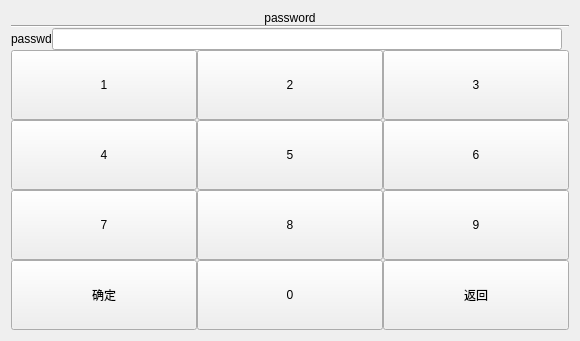
<?xml version="1.0" encoding="UTF-8"?>
<ui version="4.0">
 <class>passwd</class>
 <widget class="QWidget" name="passwd">
  <property name="geometry">
   <rect>
    <x>0</x>
    <y>0</y>
    <width>580</width>
    <height>341</height>
   </rect>
  </property>
  <property name="windowTitle">
   <string>Form</string>
  </property>
  <layout class="QGridLayout" name="gridLayout_2">
   <item row="0" column="0">
    <layout class="QVBoxLayout" name="verticalLayout" stretch="0,0,0,1,0">
     <property name="spacing">
      <number>0</number>
     </property>
     <item>
      <widget class="QLabel" name="label_title">
       <property name="sizePolicy">
        <sizepolicy hsizetype="Expanding" vsizetype="Maximum">
         <horstretch>0</horstretch>
         <verstretch>0</verstretch>
        </sizepolicy>
       </property>
       <property name="text">
        <string>password</string>
       </property>
       <property name="alignment">
        <set>Qt::AlignCenter</set>
       </property>
      </widget>
     </item>
     <item>
      <widget class="Line" name="line">
       <property name="orientation">
        <enum>Qt::Horizontal</enum>
       </property>
      </widget>
     </item>
     <item>
      <layout class="QHBoxLayout" name="horizontalLayout_2">
       <item>
        <widget class="QLabel" name="label_caution">
         <property name="sizePolicy">
          <sizepolicy hsizetype="Preferred" vsizetype="Maximum">
           <horstretch>0</horstretch>
           <verstretch>0</verstretch>
          </sizepolicy>
         </property>
         <property name="text">
          <string>passwd</string>
         </property>
        </widget>
       </item>
       <item>
        <widget class="QLineEdit" name="lineEdit">
         <property name="sizePolicy">
          <sizepolicy hsizetype="Expanding" vsizetype="Maximum">
           <horstretch>0</horstretch>
           <verstretch>0</verstretch>
          </sizepolicy>
         </property>
        </widget>
       </item>
       <item>
        <widget class="QLabel" name="label_unit">
         <property name="sizePolicy">
          <sizepolicy hsizetype="Preferred" vsizetype="Maximum">
           <horstretch>0</horstretch>
           <verstretch>0</verstretch>
          </sizepolicy>
         </property>
         <property name="text">
          <string/>
         </property>
        </widget>
       </item>
      </layout>
     </item>
     <item>
      <layout class="QGridLayout" name="gridLayout">
       <item row="0" column="0">
        <widget class="QPushButton" name="b_1">
         <property name="sizePolicy">
          <sizepolicy hsizetype="Minimum" vsizetype="Minimum">
           <horstretch>0</horstretch>
           <verstretch>0</verstretch>
          </sizepolicy>
         </property>
         <property name="text">
          <string>1</string>
         </property>
        </widget>
       </item>
       <item row="0" column="1">
        <widget class="QPushButton" name="b_2">
         <property name="sizePolicy">
          <sizepolicy hsizetype="Minimum" vsizetype="Minimum">
           <horstretch>0</horstretch>
           <verstretch>0</verstretch>
          </sizepolicy>
         </property>
         <property name="text">
          <string>2</string>
         </property>
        </widget>
       </item>
       <item row="0" column="2">
        <widget class="QPushButton" name="b_3">
         <property name="sizePolicy">
          <sizepolicy hsizetype="Minimum" vsizetype="Minimum">
           <horstretch>0</horstretch>
           <verstretch>0</verstretch>
          </sizepolicy>
         </property>
         <property name="text">
          <string>3</string>
         </property>
        </widget>
       </item>
       <item row="1" column="0">
        <widget class="QPushButton" name="b_4">
         <property name="sizePolicy">
          <sizepolicy hsizetype="Minimum" vsizetype="Minimum">
           <horstretch>0</horstretch>
           <verstretch>0</verstretch>
          </sizepolicy>
         </property>
         <property name="text">
          <string>4</string>
         </property>
        </widget>
       </item>
       <item row="1" column="1">
        <widget class="QPushButton" name="b_5">
         <property name="sizePolicy">
          <sizepolicy hsizetype="Minimum" vsizetype="Minimum">
           <horstretch>0</horstretch>
           <verstretch>0</verstretch>
          </sizepolicy>
         </property>
         <property name="text">
          <string>5</string>
         </property>
        </widget>
       </item>
       <item row="1" column="2">
        <widget class="QPushButton" name="b_6">
         <property name="sizePolicy">
          <sizepolicy hsizetype="Minimum" vsizetype="Minimum">
           <horstretch>0</horstretch>
           <verstretch>0</verstretch>
          </sizepolicy>
         </property>
         <property name="text">
          <string>6</string>
         </property>
        </widget>
       </item>
       <item row="2" column="0">
        <widget class="QPushButton" name="b_7">
         <property name="sizePolicy">
          <sizepolicy hsizetype="Minimum" vsizetype="Minimum">
           <horstretch>0</horstretch>
           <verstretch>0</verstretch>
          </sizepolicy>
         </property>
         <property name="text">
          <string>7</string>
         </property>
        </widget>
       </item>
       <item row="2" column="1">
        <widget class="QPushButton" name="b_8">
         <property name="sizePolicy">
          <sizepolicy hsizetype="Minimum" vsizetype="Minimum">
           <horstretch>0</horstretch>
           <verstretch>0</verstretch>
          </sizepolicy>
         </property>
         <property name="text">
          <string>8</string>
         </property>
        </widget>
       </item>
       <item row="2" column="2">
        <widget class="QPushButton" name="b_9">
         <property name="sizePolicy">
          <sizepolicy hsizetype="Minimum" vsizetype="Minimum">
           <horstretch>0</horstretch>
           <verstretch>0</verstretch>
          </sizepolicy>
         </property>
         <property name="text">
          <string>9</string>
         </property>
        </widget>
       </item>
       <item row="3" column="0">
        <widget class="QPushButton" name="b_ok">
         <property name="sizePolicy">
          <sizepolicy hsizetype="Minimum" vsizetype="Minimum">
           <horstretch>0</horstretch>
           <verstretch>0</verstretch>
          </sizepolicy>
         </property>
         <property name="text">
          <string>确定</string>
         </property>
        </widget>
       </item>
       <item row="3" column="1">
        <widget class="QPushButton" name="b_0">
         <property name="sizePolicy">
          <sizepolicy hsizetype="Minimum" vsizetype="Minimum">
           <horstretch>0</horstretch>
           <verstretch>0</verstretch>
          </sizepolicy>
         </property>
         <property name="text">
          <string>0</string>
         </property>
        </widget>
       </item>
       <item row="3" column="2">
        <widget class="QPushButton" name="b_return">
         <property name="sizePolicy">
          <sizepolicy hsizetype="Minimum" vsizetype="Minimum">
           <horstretch>0</horstretch>
           <verstretch>0</verstretch>
          </sizepolicy>
         </property>
         <property name="text">
          <string>返回</string>
         </property>
        </widget>
       </item>
      </layout>
     </item>
     <item>
      <layout class="QHBoxLayout" name="horizontalLayout">
       <item>
        <widget class="issample" name="widget" native="true">
         <property name="sizePolicy">
          <sizepolicy hsizetype="Preferred" vsizetype="Maximum">
           <horstretch>0</horstretch>
           <verstretch>0</verstretch>
          </sizepolicy>
         </property>
        </widget>
       </item>
       <item>
        <widget class="ispreheat" name="widget_2" native="true">
         <property name="sizePolicy">
          <sizepolicy hsizetype="Preferred" vsizetype="Maximum">
           <horstretch>0</horstretch>
           <verstretch>0</verstretch>
          </sizepolicy>
         </property>
        </widget>
       </item>
       <item>
        <widget class="date_widget" name="widget_3" native="true">
         <property name="sizePolicy">
          <sizepolicy hsizetype="Preferred" vsizetype="Maximum">
           <horstretch>0</horstretch>
           <verstretch>0</verstretch>
          </sizepolicy>
         </property>
        </widget>
       </item>
      </layout>
     </item>
    </layout>
   </item>
  </layout>
 </widget>
 <customwidgets>
  <customwidget>
   <class>date_widget</class>
   <extends>QWidget</extends>
   <header>date_widget.h</header>
   <container>1</container>
  </customwidget>
  <customwidget>
   <class>issample</class>
   <extends>QWidget</extends>
   <header>issample.h</header>
   <container>1</container>
  </customwidget>
  <customwidget>
   <class>ispreheat</class>
   <extends>QWidget</extends>
   <header>ispreheat.h</header>
   <container>1</container>
  </customwidget>
 </customwidgets>
 <resources/>
 <connections/>
</ui>
